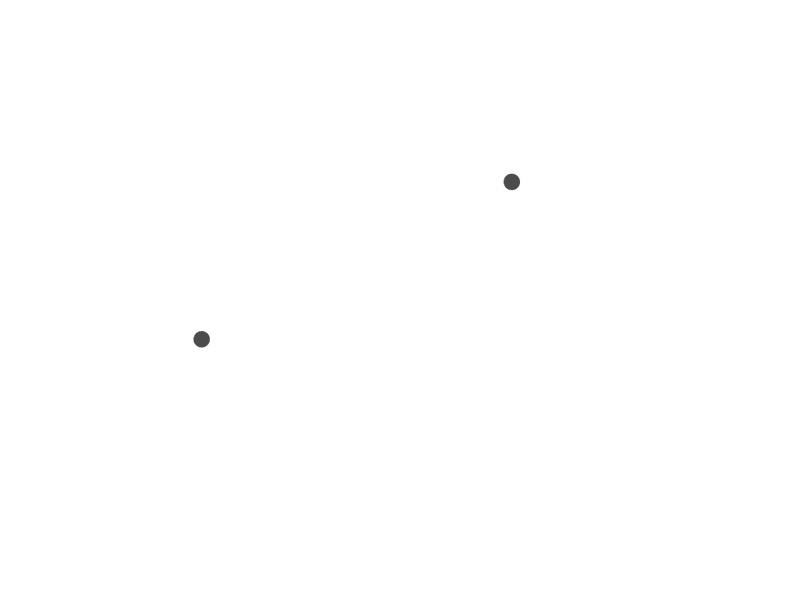
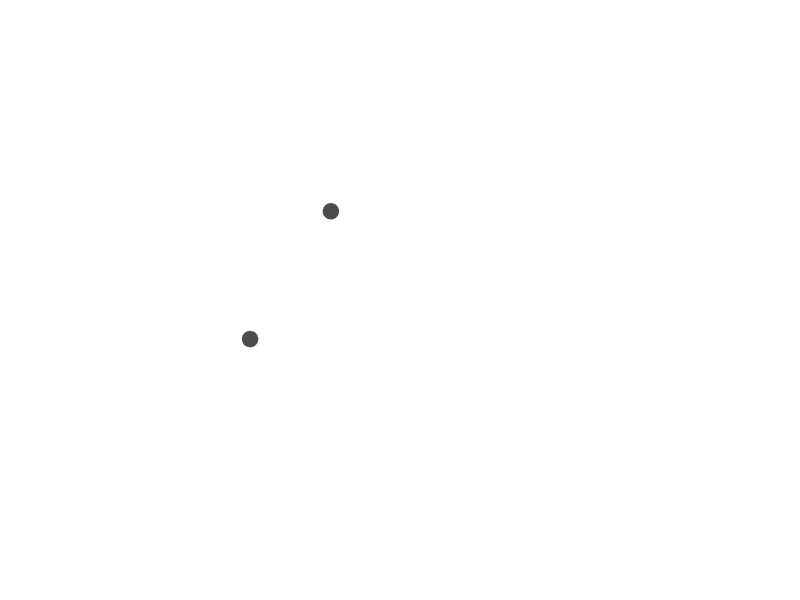
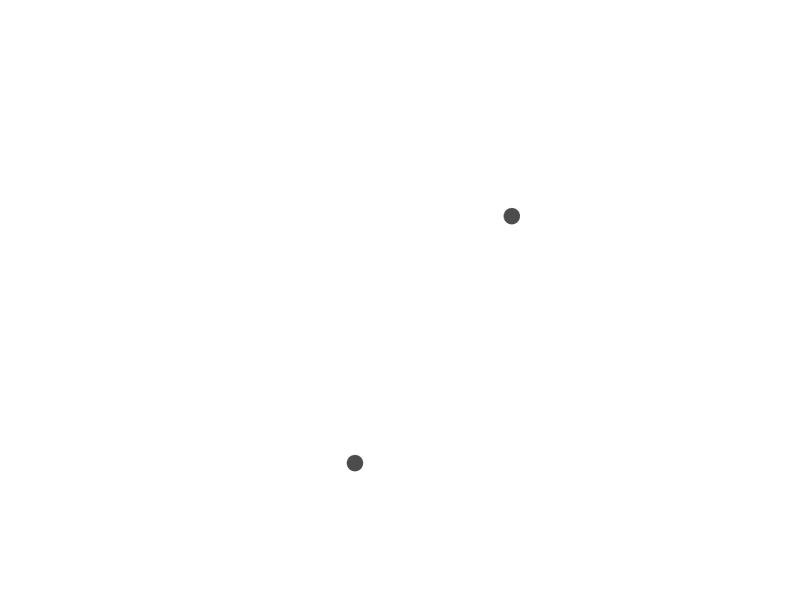
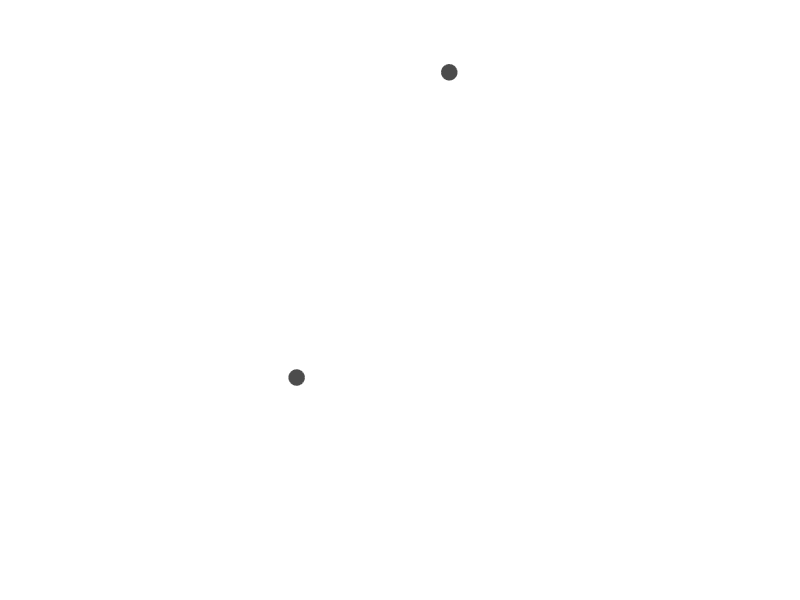

MATLAB code to generate these figures, in order:
% script for generating images for the second experiment (with joystick):
% only square and triangle are presented, without cross
% 50% - square is closer to the cross, 50% - triangle

% number of unique images of each type
n = 32;

% initialize matrix for all x, y coordinates of triangle and square
x_square = zeros(1,n*2);
y_square = zeros(1,n*2);
x_triangle = zeros(1,n*2);
y_triangle = zeros(1,n*2);

% intervals of x,y changes for the square locations from -0.25 to 0.25, (0,0) - the middle of the screen
percentX_square = [-25:-15, 15:25];
percentY_square = [-25:-15, 15:25];

triangle = [0 1]; % 0 - triangle is further from the cross, 1 - closer to the cross
j = 0;
% get all x,y coordinates of objects
for trianglei = triangle
    switch trianglei
        case 0, ratDist = 1.5;  % ratio of distance between the cross and triangle
        case 1, ratDist = 1/1.5;
    end
    for imagei = 1:n
        % x,y coordinates of the square
        square_X = percentX_square(randperm(length(percentX_square),1))/100;
        square_Y = percentY_square(randperm(length(percentY_square),1))/100;
        
        % distance between cross(0,0) and square
        CrSq_distance = sqrt((square_X-0)^2+(square_Y-0)^2);
        
        % distance between cross and possible triangle location (radius of a circle around the cross)
        CrTr_distance = ratDist*CrSq_distance;
        
        % equation of the circle around the cross - all possible x,y coordinates of the triangle
        t = linspace(1,360);
        x_triangleAll=0+CrTr_distance*cos(t/180*pi);
        y_triangleAll=0+CrTr_distance*sin(t/180*pi);
        
        SqTr_angle = 0;
        while rad2deg(SqTr_angle) < 60
            % choose one random position
            id = randperm(length(x_triangleAll),1);
            triangle_X = x_triangleAll(id);
            triangle_Y = y_triangleAll(id);
            % distance between square and triangle
            SqTr_distance = sqrt((square_X-triangle_X)^2+(square_Y-triangle_Y)^2);
            % angle between square and triangle
            SqTr_angle = acos((CrTr_distance^2+CrSq_distance^2-SqTr_distance^2)/(2*CrTr_distance*CrSq_distance));
        end
        
        x_triangle(imagei+j)=triangle_X;
        y_triangle(imagei+j)=triangle_Y;
        
        x_square(imagei+j) = square_X;
        y_square(imagei+j) = square_Y;
    end
    j=j+n;
end
%% draw objects and save images
same = 1;  % 1 - the same objects (circles), 0 - different (square and triangle)
for imagei = 1:2*n
    % plot square and triangle
    figure(1), clf
    %h1=plot(x_square(imagei),y_square(imagei), 'o', 'LineWidth', 1,'MarkerSize',11,'MarkerEdgeColor',[0.3 0.3 0.3],'MarkerFaceColor',[0.3 0.3 0.3]);
    h1=plot(x_square(imagei),y_square(imagei));
    hold on
    h2=plot(x_triangle(imagei),y_triangle(imagei));
    %h2=plot(x_triangle(imagei),y_triangle(imagei), 'o','LineWidth', 1, 'MarkerSize',11,'MarkerEdgeColor',[0.3 0.3 0.3],'MarkerFaceColor',[0.3 0.3 0.3]);
    if same == 1
        properties1 = {'Marker','LineWidth','MarkerSize','MarkerEdgeColor','MarkerFaceColor'};
        values1 = {'o',1,11,[0.3 0.3 0.3],[0.3 0.3 0.3]};
        properties2 = properties1;
        values2 = values1;
    else
        properties1 = {'Color','Marker','LineWidth','MarkerSize'};
        values1 = {'k','s',1,13};
        properties2 = {'Color','Marker','LineWidth','MarkerSize'};
        values2 = {'k','^',1,13};
    end
    set(h1,properties1,values1)
    set(h2,properties2,values2)
    axis([-0.5 0.5 -0.5 0.5]);
    axis square;
    set(gca,'xtick',[],'ytick',[],'Xcolor','none','Ycolor','none') % remove axes
    % save images
    if same == 0
        if imagei<=n
            print(gcf,[num2str(imagei) '_Sq2Cr.png'],'-dpng','-r300');
        else
            print(gcf,[num2str(imagei) '_Tr2Cr.png'],'-dpng','-r300');
        end
    else
        print(gcf,[num2str(imagei) '_circles.png'],'-dpng','-r300');
    end
end
%% export coordinates of objects in xls table
output = num2cell([x_square' y_square' x_triangle' y_triangle']);
typeImag = cell(2*n,1);
if same == 0
    for k = 1 : n
        typeImag{k} = [num2str(k) '_Sq2Cr.png'];
    end
    for k = n+1:2*n
        typeImag{k} = [num2str(k) '_Tr2Cr.png'];
    end
else
    for k = 1:2*n
        typeImag{k} = [num2str(k) '_circles.png'];
    end
end
variableNames = {'x_square', 'y_square', 'x_triangle', 'y_triangle', 'image name'};
xlsfilename = ['TrSqCoordinates2_' datestr(now, 'yyyy-mm-dd_HH-MM-SS') '.xls'];           
xlswrite(xlsfilename,[variableNames; output, typeImag]); % write to xls file
